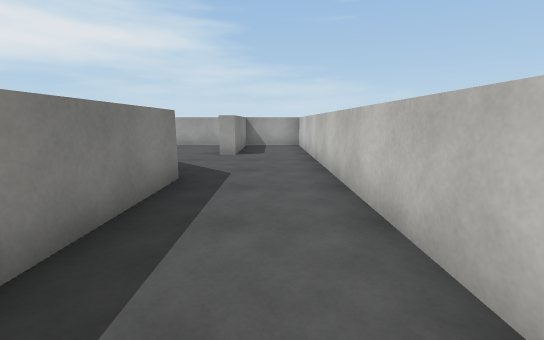
View 1 (above)

22 first-person views from a walk through a Unity game level. The camera is 1.3 m above the floor, tilts 10° down and sees 90° across. The floor is counted in squares, 1.25 m on a side. Each view is taken from the middle of a square. On the plan, view 1 faces up. The plan holds only what a view shows up to about 12 squares ahead; the rest is blank. The player is left out. Surface patterns are stand-ins for the level's own textures.

View 2
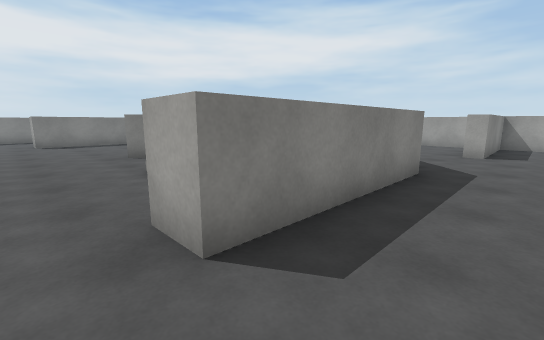

View 3
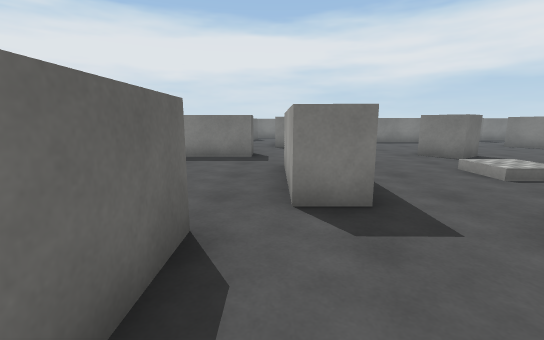

View 4
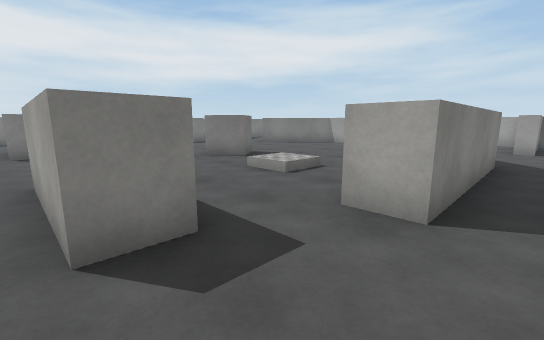

View 5
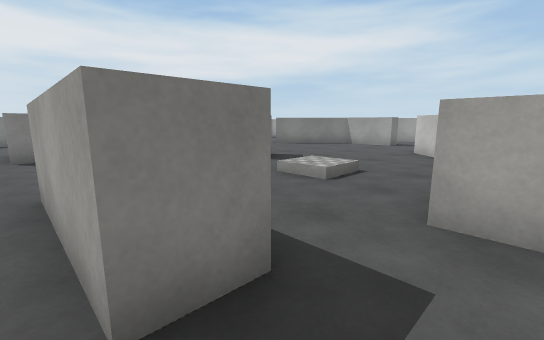

View 6
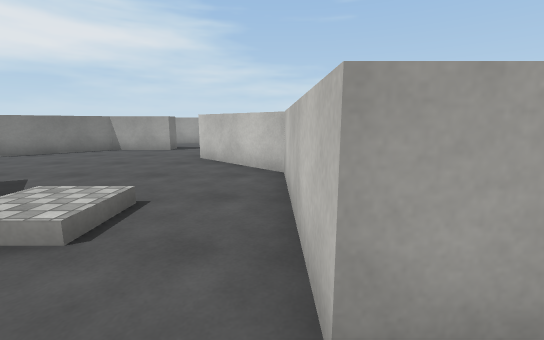

View 7
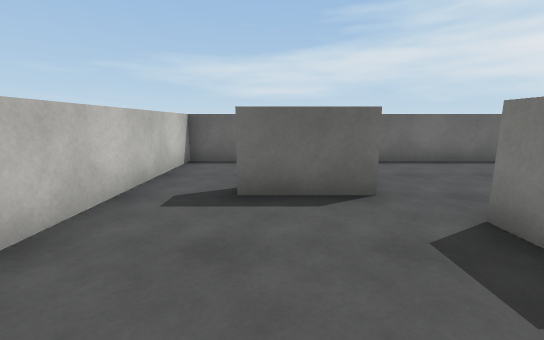

View 8
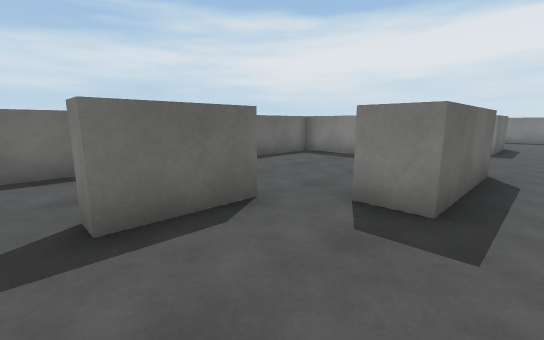

View 9
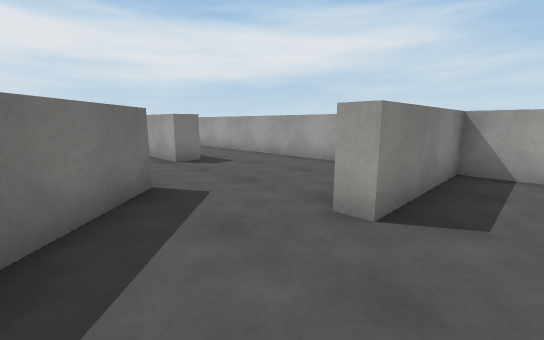

View 10
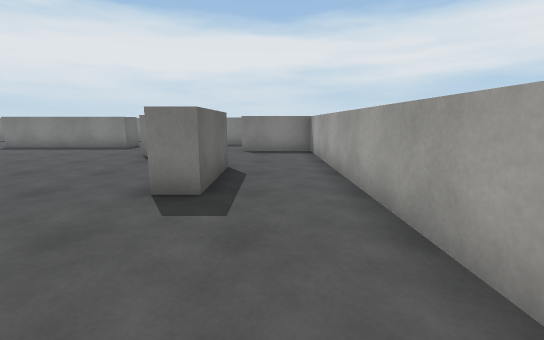

View 11
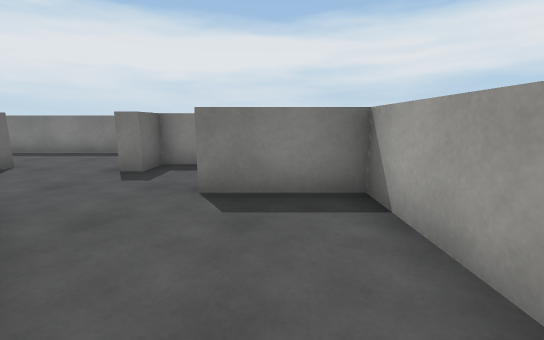

View 12
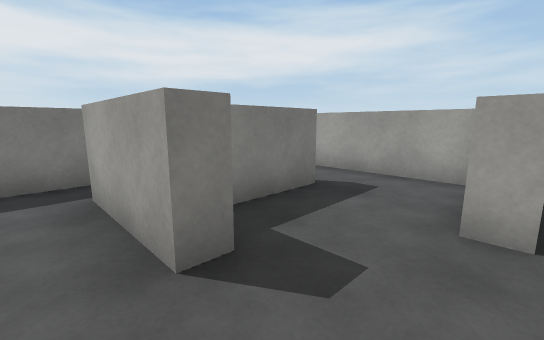

View 13
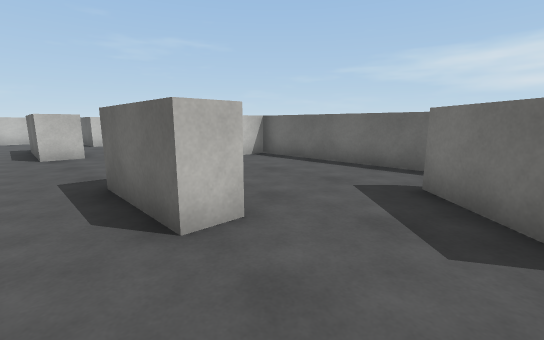

View 14
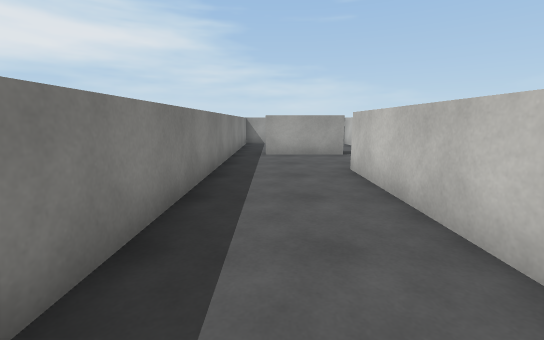

View 15
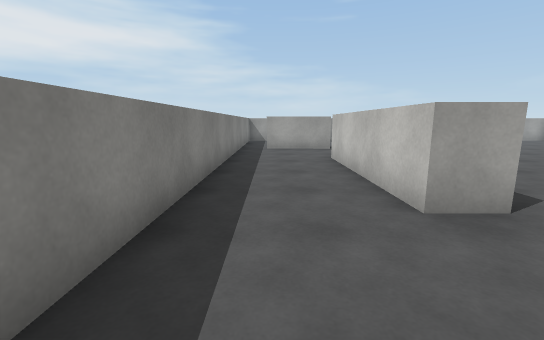

View 16
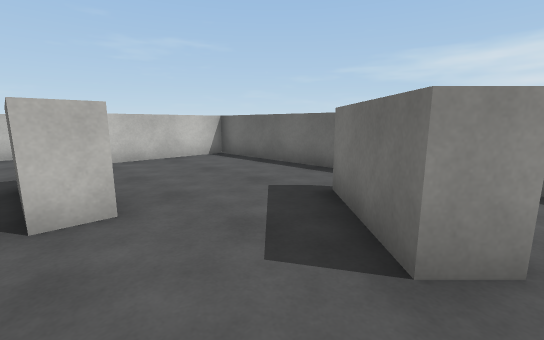

View 17
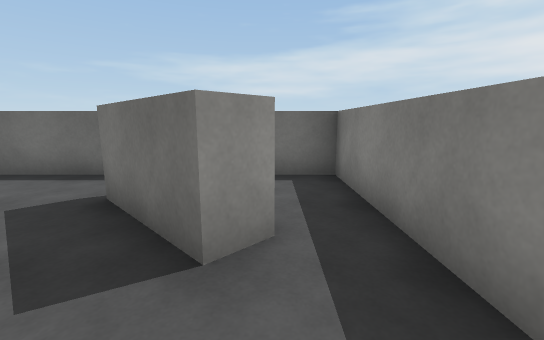

View 18
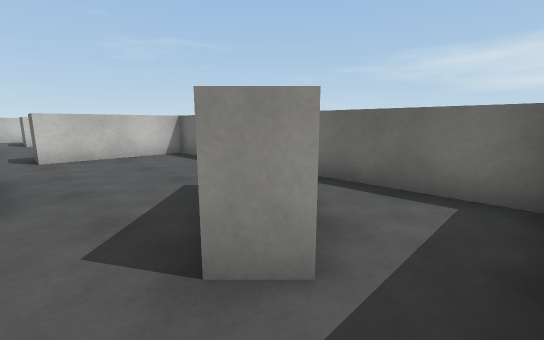

View 19
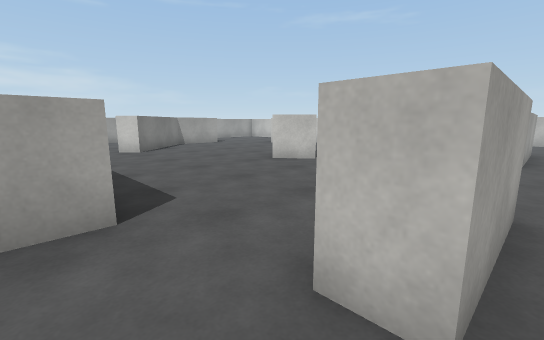

View 20
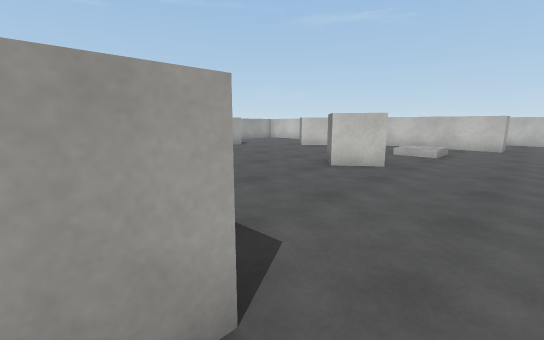

View 21
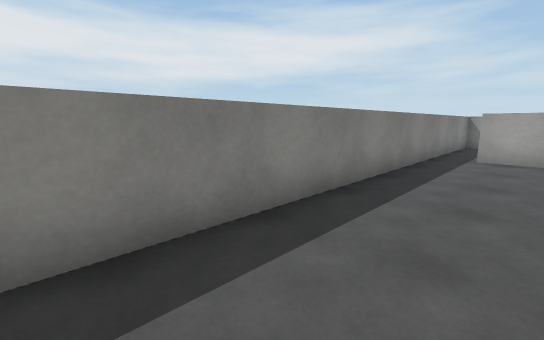

View 22
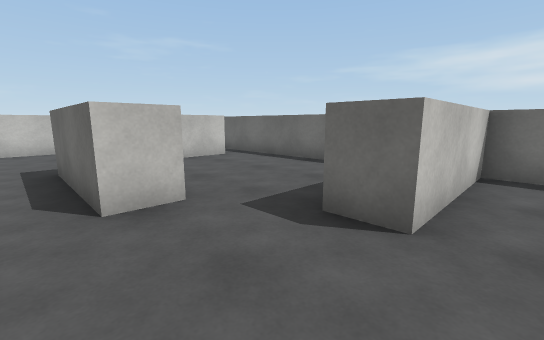

### Floor plan
Points are (right, up) in squares from view 1. A wall is a line through its corners. A room is listed if a view was taken in it or the views show most of it. See-through windows are left out.
Room 1 (views 1, 2, 3, 4, 5, 6, 7, 8, 9, 10, 11, 12)
walls: (-4.5, 7.7) (-2.6, 5.9); (-1.7, 5.1) (-1.7, 0) (-2.7, 0); (-9.4, 10) (-6.8, 10) (-6.8, 9.2); (-1.9, 12.4) (-12.9, 12.4) (-12.9, 9.9) (-13.5, 9.9); (-11.6, 6.9) (-12.2, 7.5); (0.1, 12.4) (-1.2, 12.4) (-1.2, 8.7) (-1.8, 8.7); (-3.3, -1.7) (-3.3, -2.7) (-4.5, -2.7); (-15.2, 5) (-14.2, 5); (-15.7, 10.9) (-15.7, 8.3) (-14.7, 8.3) (-14.7, 7.8); (-2.5, -3.8) (-0.5, -3.8) (-0.5, -4.4); (1.2, -4.6) (1.2, 12.1)
ways out: opening at (-15, 6.5) to room 2; opening at (-13.5, 7) to room 3; opening at (-6.5, 8) to room 3; opening at (-3, -1) to room 3; opening at (-3.5, -3) to room 4; opening at (0, -5) to room 8; opening at (-14.5, 10) to room 9
Room 2 (views 13, 14, 15, 16, 17, 18, 19, 20, 21)
walls: (-15.2, 0) (-15.2, 5); (-13.7, -2.8) (-13.7, -2.1); (-17, -4.4) (-16.5, -3.9); (-18.3, 7.4) (-18.3, -4.6); (-14.7, 7.8) (-17.2, 7.8)
ways out: opening at (-15, 6.5) to room 1; opening at (-14, -0.3) to room 3; opening at (-14.5, -4) to room 5; opening at (-18, 7) to room 6; opening at (-18, -4) to room 7
Room 3 (view 22)
walls: (-6.6, -2.7) (-6.6, -1.7) (-3.3, -1.7); (-14.2, 5) (-14.2, 0) (-15.2, 0); (-13.7, -2.1) (-11.2, -2.1) (-11.2, -2.9); (-9.2, -4.6) (-9.2, -3.6) (-8.2, -3.6); (-2.7, 0) (-2.7, 4.6) (-5.2, 7); (-6.8, 9.2) (-9, 9.2) (-11.6, 6.9)
ways out: opening at (-13.5, 7) to room 1; opening at (-6.5, 8) to room 1; opening at (-3, -1) to room 1; opening at (-14, -0.3) to room 2; opening at (-7, -3) to room 4; opening at (-10.5, -3.5) to room 5
objects: other object (-9, 2) to (-8, 3)
Room 4 (no view inside)
walls: (-4.5, -2.7) (-6.6, -2.7); (-2.5, -6.4) (-2.5, -3.8); (-8.2, -3.6) (-8.2, -7.3) (-2.5, -7.3)
ways out: opening at (-3.5, -3) to room 1; opening at (-7, -3) to room 3; opening at (-2, -7) to room 8
Room 5 (no view inside)
walls: (-11.2, -2.9) (-13.7, -2.8); (-15.6, -7.3) (-9.2, -7.3) (-9.2, -4.6); (-16.5, -3.9) (-14.7, -5.7)
ways out: opening at (-14.5, -4) to room 2; opening at (-10.5, -3.5) to room 3; opening at (-15, -7) to room 7
Room 6 (no view inside)
walls: (-16.6, 12.4) (-18.3, 12.4) (-18.3, 7.4)
ways out: opening at (-18, 7) to room 2; opening at (-16, 11.5) to room 9
Room 7 (no view inside)
walls: (-18.3, -4.6) (-18.3, -7.3) (-15.6, -7.3)
ways out: opening at (-18, -4) to room 2; opening at (-15, -7) to room 5
Room 8 (no view inside)
walls: (-2.5, -7.3) (1.2, -7.3) (1.2, -4.6)
ways out: opening at (0, -5) to room 1; opening at (-2, -7) to room 4
Room 9 (no view inside)
walls: (-13.8, 12.4) (-16.6, 12.4)
ways out: opening at (-14.5, 10) to room 1; opening at (-16, 11.5) to room 6

Where each view was taken, in squares from view 1:
view 1: 0 up, 0 right, facing up
view 2: 1 down, 0 right, facing up-left
view 3: 3 down, 0 right, facing left
view 4: 3 down, 1 left, facing up-left
view 5: 3 down, 2 left, facing up-left
view 6: 1 down, 3 left, facing up
view 7: 0 up, 1 left, facing down
view 8: 1 down, 0 right, facing down-left
view 9: 6 up, 0 right, facing up-left
view 10: 11 up, 3 left, facing left
view 11: 11 up, 9 left, facing left
view 12: 7 up, 13 left, facing up-left
view 13: 1 down, 16 left, facing down-right
view 14: 1 down, 17 left, facing up
view 15: 3 down, 17 left, facing up
view 16: 2 down, 17 left, facing down-right
view 17: 2 down, 17 left, facing down
view 18: 3 down, 18 left, facing down-right
view 19: 3 down, 15 left, facing up-right
view 20: 1 down, 15 left, facing up-right
view 21: 1 down, 16 left, facing up-left
view 22: 1 down, 10 left, facing down-right
